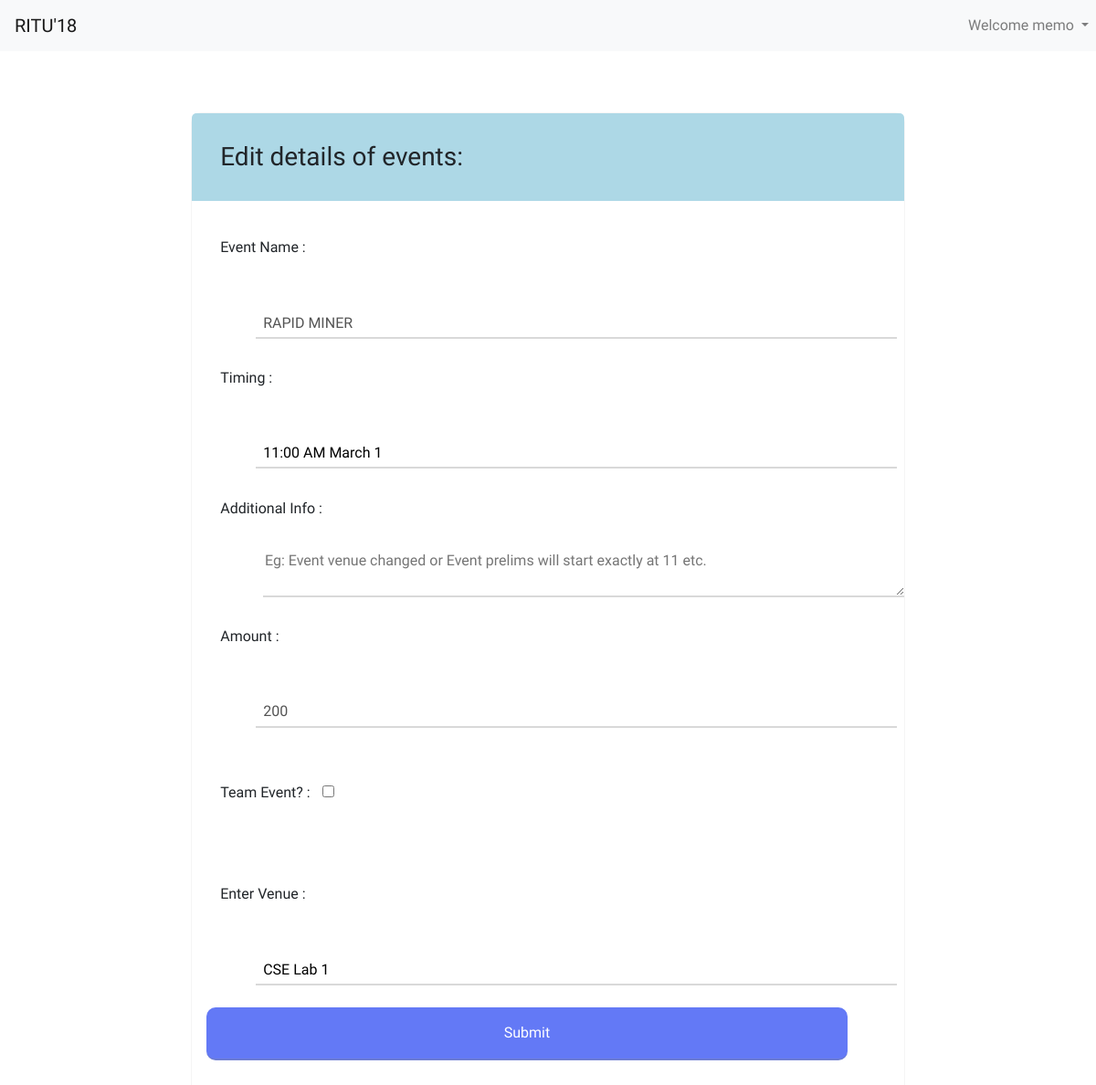
Page /update/event/CSE01 (signed in) on the committed database.
### EventManagement/models.py (models this page shows, shortened)
class Event(models.Model):
    name = models.CharField(max_length=255)
    code = models.CharField(max_length=10, unique=True)
    organizer = models.ForeignKey(Organizer, on_delete=models.CASCADE)
    timing = models.CharField(max_length=250,null=True)
    additional_data = models.TextField()
    amount = models.CharField(max_length=10, null=True)
    is_team_event = models.BooleanField(default=False)
    venue = models.CharField(max_length=500)

### EventManagement/views.py (the view, shortened to what this page needs)
# urls.py: path('update/event/<slug:event_code>', views.UpdateEvent.as_view(), name="update_event"),
class UpdateEvent(View):
    def get(self, request, event_code):
        if not belongs_to_group(request.user, EventVolunteer.GROUP_NAME):
            raise PermissionDenied()
        event_v = EventVolunteer.objects.get(user=request.user)
        event = get_object_or_404(Event, code=event_code)
        if event.organizer != event_v.organizer:
            raise PermissionDenied()
        form = EventForm(instance=event)
        return render(request, 'EventManagement/update_event.html', {'form': form,
                                                                     'user': request.user,
                                                                     'event':event,
                                                                     'slug':event_code})

### EventManagement/forms.py
class EventForm(forms.ModelForm):
    class Meta:
        model = Event
        exclude = ['code', 'organizer']

### EventManagement/utils.py (called while the page is built)
def belongs_to_group(user, group_name):
    return user.groups.filter(name=group_name).exists()

### EventManagement/templates/EventManagement/update_event.html (shortened to what this page needs)
{% extends 'EventManagement/base.html' %}
{% load static %}
{% block link %}
    <link rel="stylesheet" href="{% static 'update_event.css' %}">
{% endblock %}
{% block nav-icons %}
    <div class="collapse navbar-collapse" id="navbarSupportedContent">
        <ul class="navbar-nav mr-auto">
            <li class="nav-item dropdown">
                <a class="nav-link dropdown-toggle" href="#" id="navbarDropdown" role="button" data-toggle="dropdown" aria-haspopup="true" aria-expanded="false">
                   Welcome {{ user.username }}
                </a>
            </li>
        </ul>
    </div>
{% endblock %}
{% block body %}
    <div class="container">
    <form action="{%  url 'update_event' slug %}" method="post" class="form">
        <h3>Edit details of events:</h3>
        <span>Event Name : </span><input type="text" name="name" value="{{ form.instance.name }}" maxlength="255" required="" disabled id="id_name">
        <span>Timing : </span><input type="text" name="timing" value="{{ form.instance.timing }}" maxlength="250" required="" id="id_timing">
        <span>Additional Info : </span><textarea name="additional_data" cols="70" rows="2" id="id_additional_data" placeholder="Eg: Event venue changed or Event prelims will start exactly at 11 etc."></textarea>
        <span>Amount : </span><input type="text" name="amount" value="{{ form.instance.amount }}" maxlength="10" required=""  disabled id="id_amount">
        <span>Team Event? : <input type="checkbox" name="is_team_event" id="id_is_team_event"></span>
        <span>Enter Venue : </span><input type="text" name="venue" value="{{ form.instance.venue }}" maxlength="500" required="" id="id_venue" placeholder="Venue">
        <input type="submit">
    </form>
    </div>
{% endblock %}

### EventManagement/static/base.css (style rules this page uses)
body { font-family: 'Comfortaa', cursive !important; }
.dropdown { position: absolute; right:0; }
.container { padding: 5% 15%; margin-bottom: 5%; }
form input { background: none; padding: 0.2em 1em 0.2em 0.5em; width: 90%; border: none; border-bottom: 2px solid #8080804d; margin: 1.5em 1em }
form textarea { margin-left: 3%; background: no-repeat; border: none; border-bottom: 2px solid #8080804d; }
input[type=submit] { background-color: #6379f6; padding: 1em; border-radius: 10px; color: white; }

### EventManagement/static/update_event.css (style rules this page uses)
.container { padding: 5% 15%; }
.dropdown { position: relative!important; }
.navbar-nav { position: absolute; right: 0; }
a , a:hover { text-decoration: none; }
.form { display: flex; flex-direction: column; box-shadow: 0 0 1px #00000066; border-radius: 10px; }
.form h3 { padding: 4%; background-color: lightblue; border-top-left-radius: 5px; border-top-right-radius: 5px; }
.form span { padding: 4%; }
.form input[type=submit] , button ,input[type=button] { display: inline-block; border: none; border-bottom: 2px solid #8080804d; margin: 1.5em 1em; margin-bottom: 3em; cursor: pointer; }
.form input[type=checkbox] { width: 15px; margin: 2em 0.5em; }
.form input { margin: 1.5em 1em 0 9%; }
.form textarea { margin-left: 10%; }

### rows in the picture
Event: name "RAPID MINER", timing "11:00 AM March 1", amount "200", venue "CSE Lab 1"

### other values in the picture
{{ user.username }} "memo"
